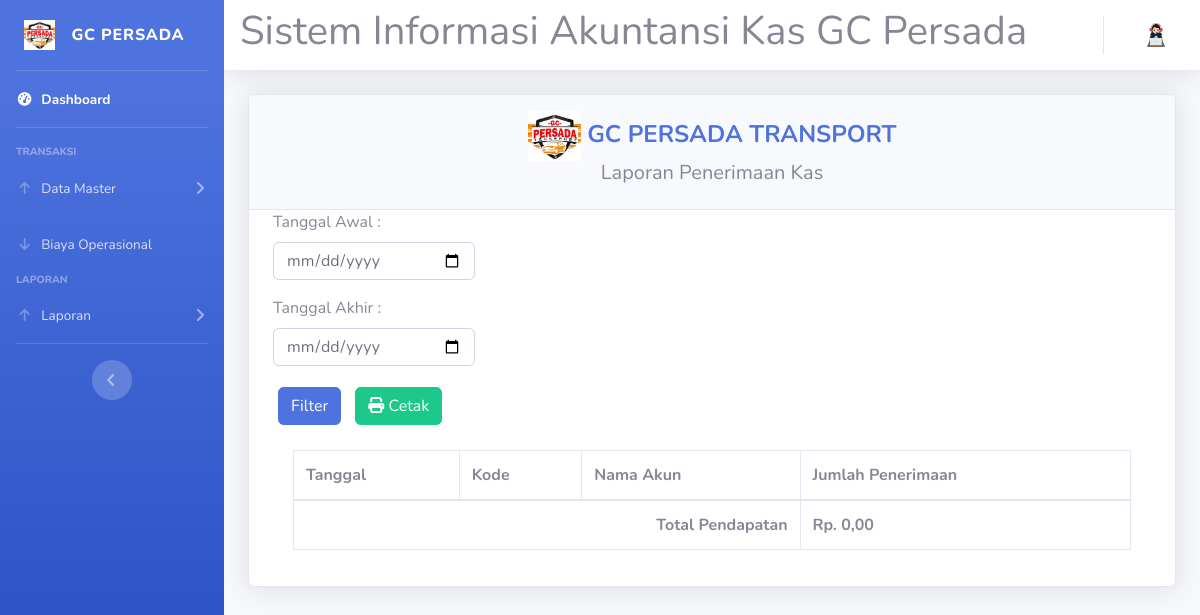
The page /laporan-penerimaan-kas.php on the database as committed earlier.
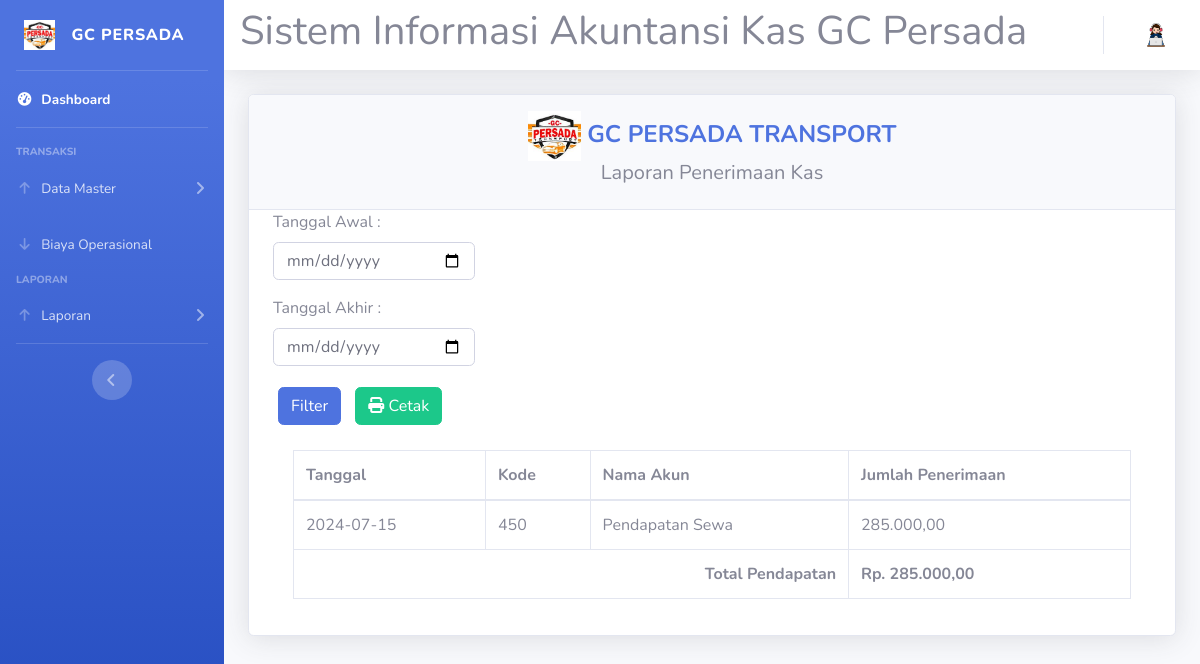
The same page on the database as committed later.
### tables this page shows
CREATE TABLE `pendapatan_sewa` (
  `id_pendapatan` int(4) NOT NULL,
  `id_akun` varchar(15) NOT NULL,
  `no_pelanggan` varchar(4) NOT NULL,
  `id_sewa` int(2) NOT NULL,
  `nama_pendapatan` varchar(20) NOT NULL,
  `tgl_pendapatan` date NOT NULL,
  `jumlah_pendapatan` int(11) NOT NULL
);

### laporan-penerimaan-kas.php (the view, shortened to what this page needs)
<?php
require 'koneksi.php';
?>
<!DOCTYPE html>
<html lang="en">
<head>
    <link href="vendor/fontawesome-free/css/all.min.css" rel="stylesheet" type="text/css">
    <link href="css/sb-admin-2.min.css" rel="stylesheet">
</head>
<body id="page-top">
    <div id="content">
        <?php
        $role = $_SESSION['role_id'];
        $role == '2' ? require('sidebar-pemilik.php') : require('sidebar.php');
        require 'navbar.php';
        ?>
        <div class="container">
            <div class="card shadow mb-3">
                <div class="card-header py-3 text-center">
                    <h4 class="m-0 font-weight-bold text-primary"><img src="img/logo.jpg" height="50px auto"> GC PERSADA TRANSPORT</h4>
                    <h5>Laporan Penerimaan Kas</h5>
                </div>
                <div class="container-fluid">
                    <div class="row">
                        <div class="col-md-3">
                            <div class="form-group">
                                <label for="tanggal_awal">Tanggal Awal :</label>
                                <input type="date" class="form-control" id="tanggal_awal" name="tanggal_awal" value="<?php echo isset($_GET['tanggal_awal']) ? $_GET['tanggal_awal'] : ''; ?>">
                            </div>
                            <div class="form-group">
                                <label for="tanggal_akhir">Tanggal Akhir :</label>
                                <input type="date" class="form-control" id="tanggal_akhir" name="tanggal_akhir" value="<?php echo isset($_GET['tanggal_akhir']) ? $_GET['tanggal_akhir'] : ''; ?>">
                            </div>
                        </div>
                    </div>
                    <button type="button" class="btn btn-primary" style="margin:5px" onclick="applyFilter()">Filter</button>
                    <button type="button" class="btn btn-success" style="margin:5px" onclick="window.print()"><i class="fa fa-print"></i> Cetak</button><br>
                    <div class="card-body">
                        <div class="table-responsive">
                            <table class="table table-bordered" id="dataTable" width="100%" cellspacing="0">
                                <thead>
                                    <tr>
                                        <th>Tanggal</th>
                                        <th>Kode</th>
                                        <th>Nama Akun</th>
                                        <th>Jumlah Penerimaan</th>
                                    </tr>
                                </thead>
                                <tbody>
                                    <?php
                                    $totalPendapatan = 0;
                                    $totalNominal = 0;
                                    $tanggal_awal = isset($_GET['tanggal_awal']) ? $_GET['tanggal_awal'] : date('Y-m-d');
                                    $tanggal_akhir = isset($_GET['tanggal_akhir']) ? $_GET['tanggal_akhir'] : date('Y-m-d');
                                    $queryPendapatan = mysqli_query($koneksi, "SELECT * FROM pendapatan_sewa WHERE tgl_pendapatan BETWEEN '$tanggal_awal' AND '$tanggal_akhir'");
                                    while ($data = mysqli_fetch_assoc($queryPendapatan)) :
                                        $jumlah_penerimaan = $data['jumlah_pendapatan'];
                                        $totalPendapatan += $jumlah_penerimaan;
                                    ?>
                                        <tr>
                                            <td><?= $data['tgl_pendapatan'] ?></td>
                                            <td><?= $data['id_pendapatan'] ?></td>
                                            <td><?= $data['nama_pendapatan'] ?></td>
                                            <td><?= number_format($data['jumlah_pendapatan'], 2, ',', '.'); ?></td>
                                        </tr>
                                    <?php endwhile; ?>
                                </tbody>
                                <tfoot>
                                    <tr>
                                        <th colspan="3" style="text-align: right;">Total Pendapatan</th>
                                        <th>Rp. <?= number_format($totalPendapatan + $totalNominal, 2, ',', '.'); ?></th>
                                    </tr>
                                </tfoot>
                            </table>
                        </div>
                    </div>
                </div>
            </div>
        </div>
</body>
</html>

Rows that differ between the two databases and show on the page:
added pendapatan_sewa: tgl_pendapatan "2024-07-15", id_pendapatan "450", nama_pendapatan "Pendapatan Sewa", jumlah_pendapatan "285.000,00"
Other text that changed with them:
$totalPendapatan + $totalNominal: "0,00" → "285.000,00"
